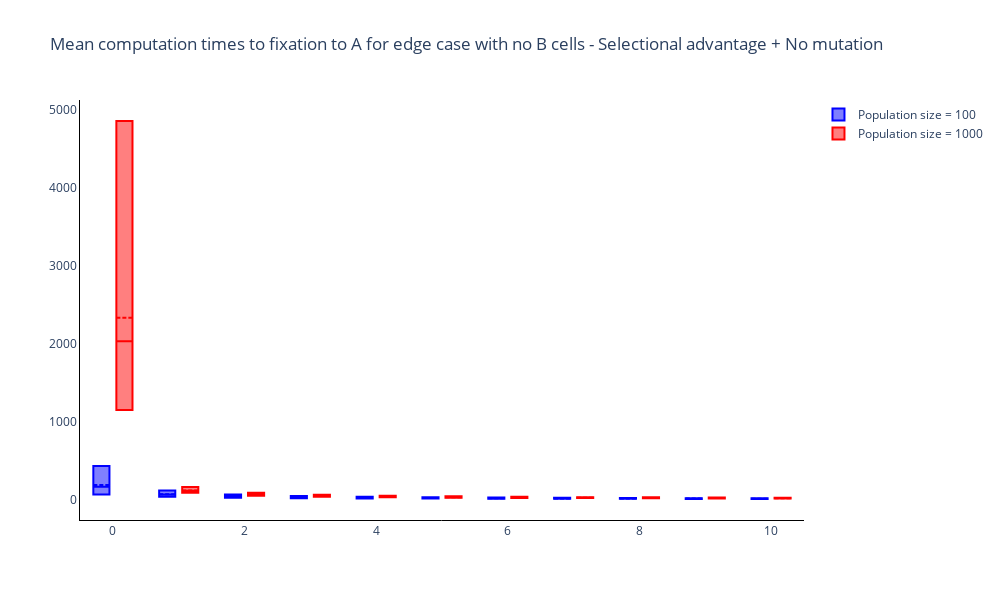

Notebook source saved alongside this figure:
### Markdown cell above
### Boxplot of times to fixation to A for different population sizes and selective advatantages

### Code cell
# Trace names - represent the transition probabilities used for the simulation
trace_name = ['Population size = {}'.format(N) for N in small_N]

fig = go.Figure()

# Add traces of the transition probabilities
for n, _ in enumerate(small_N):
    fig.add_trace(
        go.Box(
            mean=[np.mean(np.asarray(j)) for j in comput_time_fix_A[n]],
            median=[np.quantile(np.asarray(j), 0.5) for j in comput_time_fix_A[n]],
            q1=[np.quantile(np.asarray(j), 0.025) for j in comput_time_fix_A[n]],
            q3=[np.quantile(np.asarray(j), 0.975) for j in comput_time_fix_A[n]],
            name = trace_name[n],
            marker_color = colours[n]
        )
    )

fig.update_layout(
    boxmode='group',
    title='Mean computation times to fixation to A for edge case with no B cells - selective advantage + No mutation',
    width=1000, 
    height=600,
    plot_bgcolor='white',
    xaxis=dict(linecolor='black'),
    yaxis=dict(linecolor='black'),
)

### Figure 1 — Plotly figure (JSON) as saved in the notebook; plotly's stock layout.template omitted (floating-point values rounded to 4 significant figures)
{"data": [{"marker": {"color": "blue"}, "mean": [190.3, 70.46, 43.2, 32.42, 26.41, 22.56, 19.87, 17.91, 16.33, 15.09, 14.14], "median": [167, 68, 42, 32, 26, 22, 19, 17, 16, 15, 14], "name": "Population size = 100", "q1": [68.25, 39, 27, 21, 18, 16, 14, 13, 12, 11, 10], "q3": [432.2, 118, 68, 49, 38, 33, 29, 25.1, 23, 21, 20], "type": "box"}, {"marker": {"color": "red"}, "mean": [2332.0, 119.6, 69.02, 49.93, 40.16, 34.0, 29.72, 26.6, 24.35, 22.35, 20.85], "median": [2030.0, 117, 68, 49, 40, 33, 29, 26, 24, 22, 21], "name": "Population size = 1000", "q1": [1149.0, 89, 53, 39, 32, 27, 24, 22, 20, 18, 17], "q3": [4854.0, 164, 91, 65, 52, 44, 38, 34, 31, 28, 26], "type": "box"}], "layout": {"boxmode": "group", "height": 600, "plot_bgcolor": "white", "title": {"text": "Mean computation times to fixation to A for edge case with no B cells - Selectional advantage + No mutation"}, "width": 1000, "xaxis": {"linecolor": "black"}, "yaxis": {"linecolor": "black"}}}
